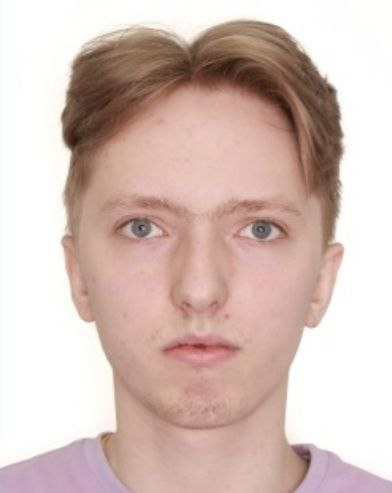
#> input picture Lab8/demchenko.jpg, 392 x 493 px
$ python LR_8_task_3.py
#> lines starting #> are read from the running program, lines starting #| are printed output that depends on the picture
import cv2

img = cv2.imread("demchenko.jpg")
#> img is the input picture: shape (493, 392, 3); mean B, G, R 184.5, 191.2, 213.3
print(img.shape)
#| (493, 392, 3)
imgResize = cv2.resize(img, (350, 470))
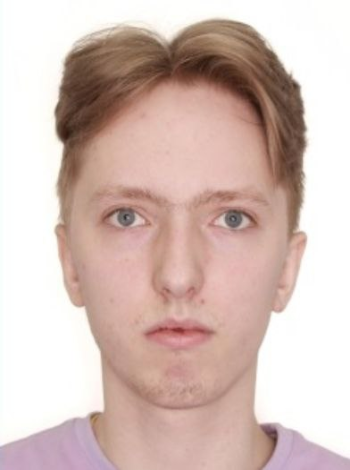
#> imgResize: shape (470, 350, 3); mean B, G, R 184.4, 191.1, 213.2
print(imgResize.shape)
#| (470, 350, 3)
imgCropped = img[10:450, 50:350]
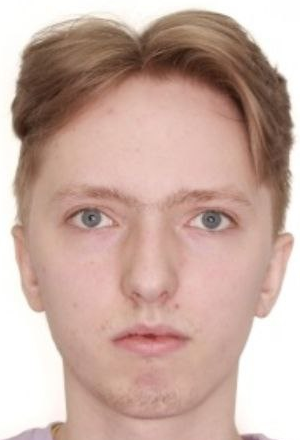
#> imgCropped: shape (440, 300, 3); mean B, G, R 161.4, 171.6, 200.3
cv2.imshow("Image", img)
cv2.imshow("Image Cropped", imgCropped)
cv2.waitKey(0)

$ run again, with Lab8/coins_2.JPG copied over Lab8/demchenko.jpg
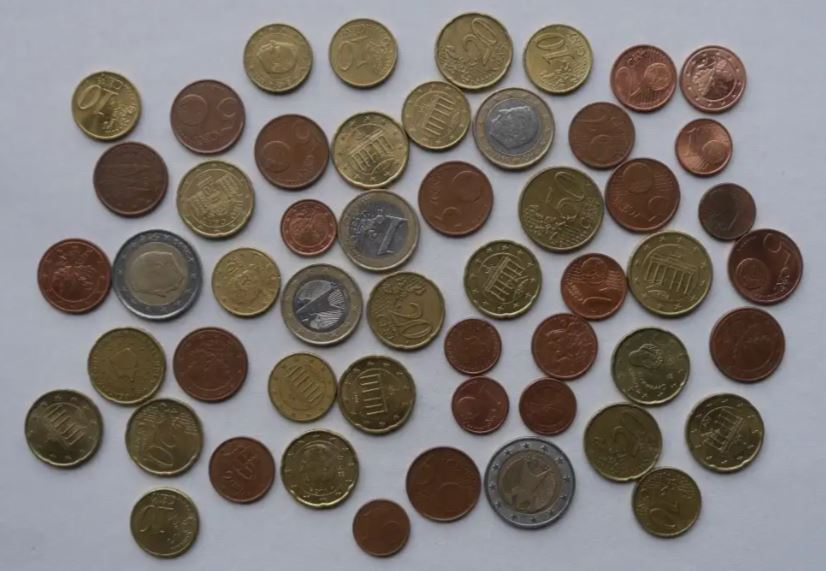
#> input picture Lab8/coins_2.JPG, 826 x 571 px
#> img is the input picture: shape (571, 826, 3); mean B, G, R 114.7, 118.8, 125.6
#| (571, 826, 3)
#> `imgResize = cv2.resize(img, (350, 470))`:
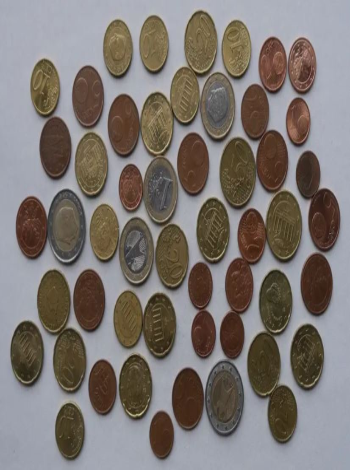
#> imgResize: shape (470, 350, 3); mean B, G, R 114.6, 118.7, 125.5
#| (470, 350, 3)
#> `imgCropped = img[10:450, 50:350]`:
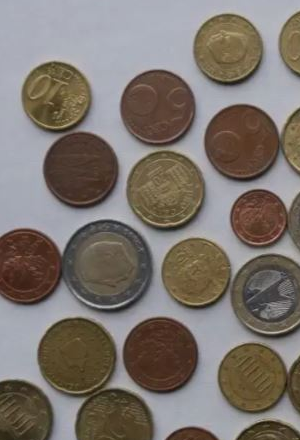
#> imgCropped: shape (440, 300, 3); mean B, G, R 108.7, 115.6, 124
